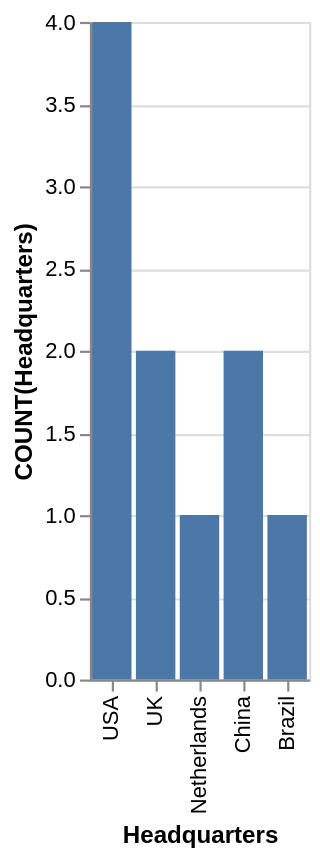

Vega-Lite specification for this chart:
### Vega-Lite specification from a JSON file in a GitHub repository (floating-point values rounded to 4 significant figures)
{"data": {"values": [{"x_data": "USA", "y_data": 4}, {"x_data": "UK", "y_data": 2}, {"x_data": "Netherlands", "y_data": 1}, {"x_data": "China", "y_data": 2}, {"x_data": "Brazil", "y_data": 1}]}, "mark": "bar", "encoding": {"x": {"field": "x_data", "type": "nominal", "title": "Headquarters", "sort": "descending"}, "y": {"field": "y_data", "type": "quantitative", "title": "COUNT(Headquarters)"}}}
